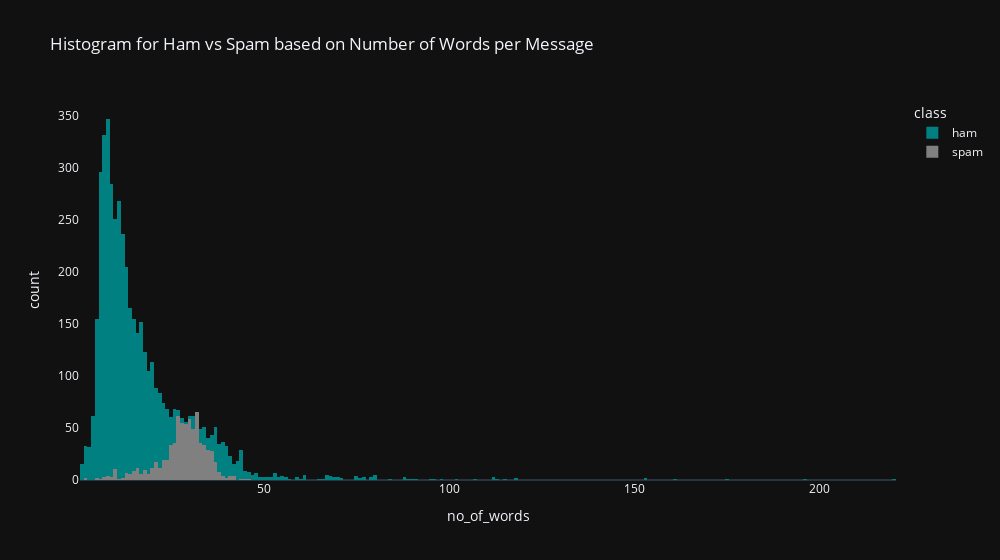

Here is the notebook cell this chart was saved with:
### Markdown cell above
## Exploring Number of Words per Message

### Code cell
fig = px.histogram(data, x = 'no_of_words', color = 'class', 
                   template = 'plotly_dark', 
                   color_discrete_sequence = ["teal", "gray"],
                   title = "Histogram for Ham vs Spam based on Number of Words per Message",
                   width = 1000)

fig.update_xaxes(showgrid = False)
fig.update_yaxes(showgrid = False)
fig.update_layout(barmode = 'overlay')
fig.show()

### Figure 1 — Plotly figure (JSON) as saved in the notebook; plotly's stock layout.template omitted (floating-point values rounded to 4 significant figures; data arrays with more than 128 entries replaced by an {"elided": "..."} marker saying what was removed)
{"data": [{"alignmentgroup": "True", "bingroup": "x", "hovertemplate": "class=ham<br>no_of_words=%{x}<br>count=%{y}<extra></extra>", "legendgroup": "ham", "marker": {"color": "teal", "pattern": {"shape": ""}}, "name": "ham", "offsetgroup": "ham", "orientation": "v", "showlegend": true, "type": "histogram", "x": {"elided": "4825 int values"}, "xaxis": "x", "yaxis": "y"}, {"alignmentgroup": "True", "bingroup": "x", "hovertemplate": "class=spam<br>no_of_words=%{x}<br>count=%{y}<extra></extra>", "legendgroup": "spam", "marker": {"color": "gray", "pattern": {"shape": ""}}, "name": "spam", "offsetgroup": "spam", "orientation": "v", "showlegend": true, "type": "histogram", "x": {"elided": "747 int values"}, "xaxis": "x", "yaxis": "y"}], "layout": {"barmode": "overlay", "legend": {"title": {"text": "class"}, "tracegroupgap": 0}, "title": {"text": "Histogram for Ham vs Spam based on Number of Words per Message"}, "width": 1000, "xaxis": {"anchor": "y", "domain": [0, 1], "showgrid": false, "title": {"text": "no_of_words"}}, "yaxis": {"anchor": "x", "domain": [0, 1], "showgrid": false, "title": {"text": "count"}}}}
